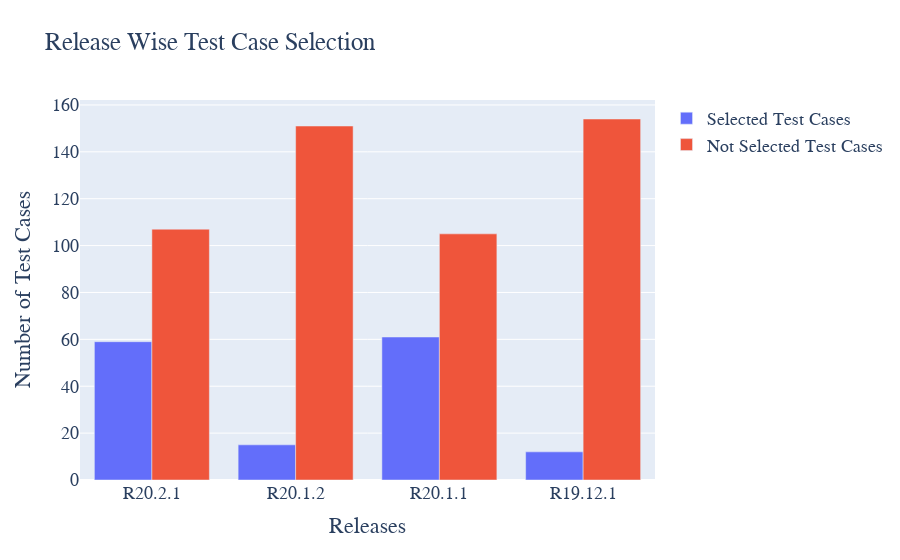

Here is the notebook cell this chart was saved with:
### Markdown cell above
Test data comprise of four different releases and for each release there are equal number of test cases , but not all of them are selected for execution.

Let's visualize that how many test cases selection is happening across release

### Code cell
#Creating Dictonary for Release ID and selected and not selected test cases
selectedTCRelease_dict={'R20.2.1':(len(dataset[(dataset['ReleaseID'] == 'R20.2.1') & (dataset['Target'] == 1)].index)),
                        'R20.1.2':(len(dataset[(dataset['ReleaseID'] == 'R20.1.2') & (dataset['Target'] == 1)].index)),
                        'R20.1.1':(len(dataset[(dataset['ReleaseID'] == 'R20.1.1') & (dataset['Target'] == 1)].index)),
                        'R19.12.1':(len(dataset[(dataset['ReleaseID'] == 'R19.12.1') & (dataset['Target'] == 1)].index))}
nonselectedTCRelease_dict={'R20.2.1':(len(dataset[(dataset['ReleaseID'] == 'R20.2.1') & (dataset['Target'] == 0)].index)),
                           'R20.1.2':(len(dataset[(dataset['ReleaseID'] == 'R20.1.2') & (dataset['Target'] == 0)].index)),
                           'R20.1.1':(len(dataset[(dataset['ReleaseID'] == 'R20.1.1') & (dataset['Target'] == 0)].index)),
                           'R19.12.1':(len(dataset[(dataset['ReleaseID'] == 'R19.12.1') & (dataset['Target'] == 0)].index))}

#Converting Data Dictonary to series
selectedTCRelease_series=pd.Series(selectedTCRelease_dict)
nonselectedTCRelease_series=pd.Series(nonselectedTCRelease_dict)

#Visualizing selecting test cases per Release
fig = go.Figure(data=[
    go.Bar(name='Selected Test Cases', x=selectedTCRelease_series.index, y=selectedTCRelease_series.values),
    go.Bar(name='Not Selected Test Cases',  x=nonselectedTCRelease_series.index, y=nonselectedTCRelease_series.values)
])
# Change the bar mode
fig.update_layout(
    title="Release Wise Test Case Selection",
    xaxis_title="Releases",
    yaxis_title="Number of Test Cases",
    barmode='group',
    font=dict(
        family="Courier New, monospace",
        size=18,
    )
)
fig.update_layout()
fig.show()

### Figure 1 — Plotly figure (JSON) as saved in the notebook; plotly's stock layout.template omitted (floating-point values rounded to 4 significant figures)
{"data": [{"name": "Selected Test Cases", "type": "bar", "x": ["R20.2.1", "R20.1.2", "R20.1.1", "R19.12.1"], "y": [59, 15, 61, 12]}, {"name": "Not Selected Test Cases", "type": "bar", "x": ["R20.2.1", "R20.1.2", "R20.1.1", "R19.12.1"], "y": [107, 151, 105, 154]}], "layout": {"barmode": "group", "font": {"family": "Courier New, monospace", "size": 18}, "title": {"text": "Release Wise Test Case Selection"}, "xaxis": {"title": {"text": "Releases"}}, "yaxis": {"title": {"text": "Number of Test Cases"}}}}
